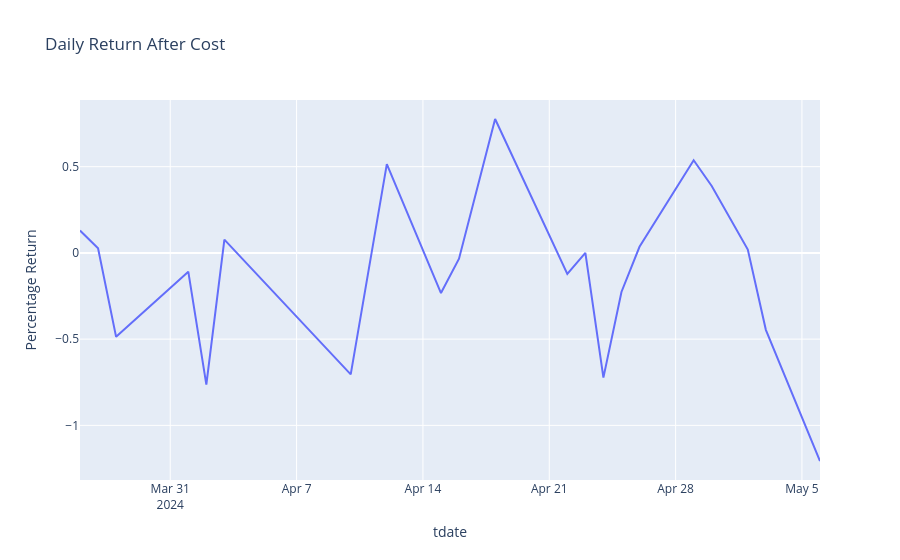

This figure's notebook cell:
### Code cell
daily_return['per_ret_bc'] = 100*((daily_return.sell-daily_return.buy)/daily_return.buy)
daily_return['per_ret_ac'] = 100*((daily_return.sell-daily_return.buy-daily_return.tc)/daily_return.buy)
fig= px.line(daily_return,daily_return.index, 'per_ret_ac',
             title = "Daily Return After Cost", labels ={"per_ret_ac":"Percentage Return"})
fig.show()

### Figure 1 — Plotly figure (JSON) as saved in the notebook; plotly's stock layout.template omitted (floating-point values rounded to 4 significant figures)
{"data": [{"hovertemplate": "tdate=%{x}<br>Percentage Return=%{y}<extra></extra>", "legendgroup": "", "line": {"color": "#636efa", "dash": "solid"}, "marker": {"symbol": "circle"}, "mode": "lines", "name": "", "orientation": "v", "showlegend": false, "type": "scatter", "x": ["2024-03-26", "2024-03-27", "2024-03-28", "2024-04-01", "2024-04-02", "2024-04-03", "2024-04-10", "2024-04-12", "2024-04-15", "2024-04-16", "2024-04-18", "2024-04-22", "2024-04-23", "2024-04-24", "2024-04-25", "2024-04-26", "2024-04-29", "2024-04-30", "2024-05-02", "2024-05-03", "2024-05-06"], "xaxis": "x", "y": [0.1295, 0.02665, -0.4868, -0.1087, -0.7643, 0.07741, -0.7046, 0.5147, -0.2327, -0.03375, 0.7765, -0.1214, -7.793e-05, -0.7232, -0.2265, 0.03532, 0.5373, 0.388, 0.01923, -0.4461, -1.207], "yaxis": "y"}], "layout": {"autosize": true, "legend": {"tracegroupgap": 0}, "title": {"text": "Daily Return After Cost"}, "xaxis": {"anchor": "y", "autorange": true, "domain": [0, 1], "range": ["2024-03-26", "2024-05-06"], "title": {"text": "tdate"}, "type": "date"}, "yaxis": {"anchor": "x", "autorange": true, "domain": [0, 1], "range": [-1.317, 0.8866], "title": {"text": "Percentage Return"}, "type": "linear"}}}
